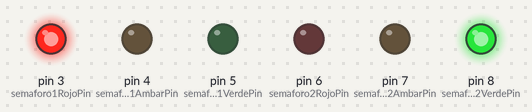
The sketch below on a simulated Arduino Uno, built with avr-gcc and run on an emulated ATmega328P. Parts: output pins drawn as LEDs (lit = HIGH).

Above: at 0.1 s.
At 4.1 s:
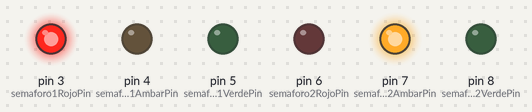
At 8.1 s:
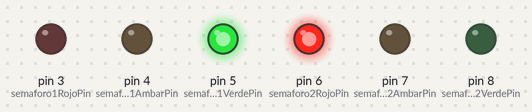
At 14.1 s:
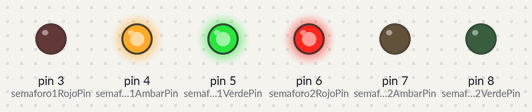
At 20.1 s:
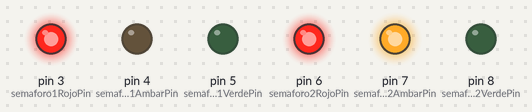
At 32.1 s:
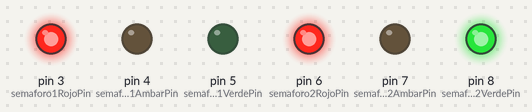
Timing chart, 0 to 40.0 s (numbered marks = the images above):
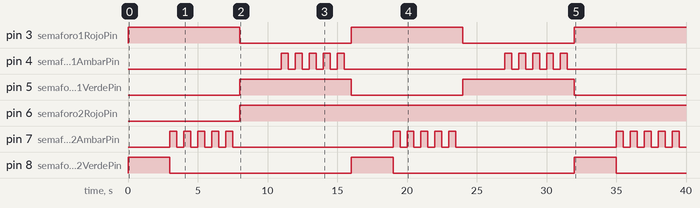

Measured:
- by itself, pin 3 (semaforo1RojoPin), pin 5 (semaforo1VerdePin): alternates HIGH for 8.0 s and LOW for 8.0 s
- by itself, pin 6 (semaforo2RojoPin): LOW → HIGH at 8.0 s
- by itself, pin 7 (semaforo2AmbarPin): repeats every 16.0 s: 4 × (LOW 0.50 s, HIGH 0.50 s), LOW 11.5 s, HIGH 0.50 s
- by itself, pin 8 (semaforo2VerdePin): alternates HIGH for 3.0 s and LOW for 13.0 s
- by itself, pin 4 (semaforo1AmbarPin): goes 4 × (HIGH 0.50 s, LOW 0.50 s), HIGH 0.50 s, LOW 11.5 s, 4 × (HIGH 0.50 s, LOW 0.50 s), HIGH 0.50 s, then LOW

The sketch:

4to_ejercicio.ino
```cpp
// separacion de las secuencias y configuraciones por funciones
const int semaforo1RojoPin = 3;
const int semaforo1AmbarPin = 4;
const int semaforo1VerdePin = 5;
const int semaforo2RojoPin = 6;
const int semaforo2AmbarPin = 7;
const int semaforo2VerdePin = 8;

const int tiempoRojoVerde = 3000; // 3 segundos
const int tiempoAmbarParpadeo = 500; // 500 milisegundos

void setup() {
  configurarPines();
}

void loop() {
  secuenciaSemaforo1Rojo_Semaforo2Verde();
  secuenciaSemaforo1Rojo_Semaforo2AmbarParpadeo();
  secuenciaSemaforo1Verde_Semaforo2Rojo();
  secuenciaSemaforo1AmbarParpadeo_Semaforo2Rojo();
}

void configurarPines() {
  pinMode(semaforo1RojoPin, OUTPUT);
  pinMode(semaforo1AmbarPin, OUTPUT);
  pinMode(semaforo1VerdePin, OUTPUT);
  pinMode(semaforo2RojoPin, OUTPUT);
  pinMode(semaforo2AmbarPin, OUTPUT);
  pinMode(semaforo2VerdePin, OUTPUT);
}

void secuenciaSemaforo1Rojo_Semaforo2Verde() {
  digitalWrite(semaforo1RojoPin, HIGH);
  digitalWrite(semaforo2VerdePin, HIGH);
  delay(tiempoRojoVerde);
}

void secuenciaSemaforo1Rojo_Semaforo2AmbarParpadeo() {
  digitalWrite(semaforo1RojoPin, HIGH);
  digitalWrite(semaforo2VerdePin, LOW);
  parpadeo(semaforo2AmbarPin);
}

void secuenciaSemaforo1Verde_Semaforo2Rojo() {
  digitalWrite(semaforo1RojoPin, LOW);
  digitalWrite(semaforo1VerdePin, HIGH);
  digitalWrite(semaforo2RojoPin, HIGH);
  delay(tiempoRojoVerde);
}

void secuenciaSemaforo1AmbarParpadeo_Semaforo2Rojo() {
  parpadeo(semaforo1AmbarPin);
  digitalWrite(semaforo1VerdePin, LOW);
}

void parpadeo(int pin) {
  for (int i = 0; i < 5; i++) { // Parpadeo durante 2.5 segundos
    digitalWrite(pin, HIGH);
    delay(tiempoAmbarParpadeo);
    digitalWrite(pin, LOW);
    delay(tiempoAmbarParpadeo);
  }
}
```
